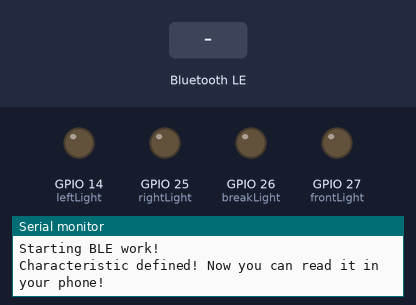
This sketch was run on a simulated ESP32. Shown: output pins drawn as LEDs (lit = HIGH), the last lines printed to the serial monitor. Dashed ring = blinking. The inputs (shaded band) are chosen by the test bench. Nothing arrives over Bluetooth unless stated; a phone connects over Bluetooth LE 3 s after start.

Above: at 1.2 s.
1.3 s: Bluetooth LE write "a" received
At 1.9 s:
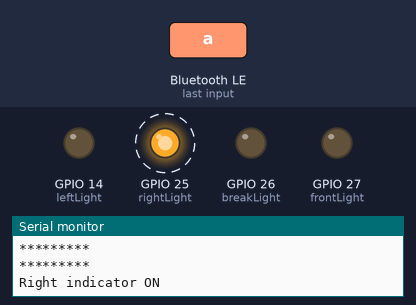
4.3 s: Bluetooth LE write "c" received
At 4.9 s:
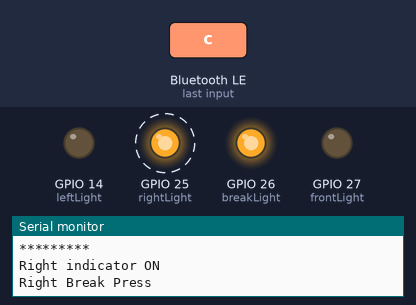
7.3 s: Bluetooth LE write "e" received
At 7.9 s:
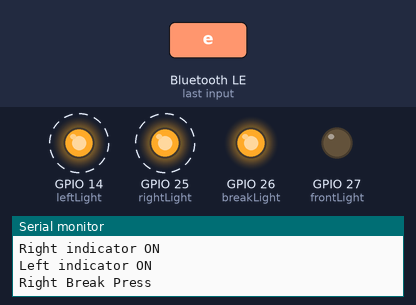
10.3 s: Bluetooth LE write "d" received
At 10.9 s:
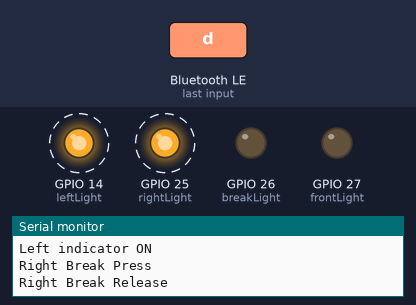
13.3 s: Bluetooth LE write "b" received
At 13.9 s:
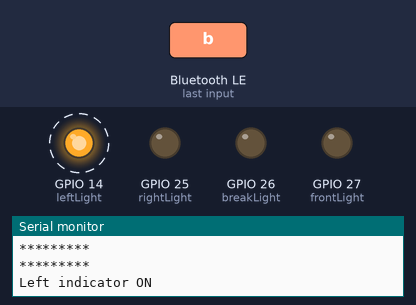
16.3 s: Bluetooth LE write "g" received
At 16.9 s:
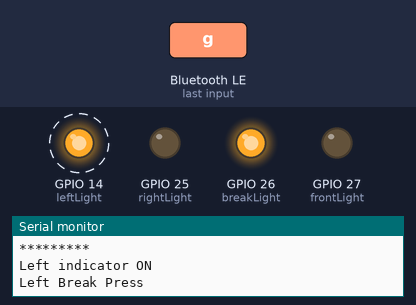
Timing chart, 0 to 20.3 s (numbered marks = the images above; inputs shaded):
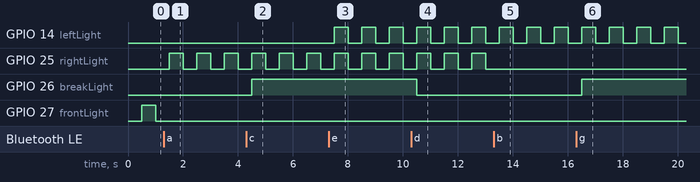

Measured:
- after the input at 1.3 s, GPIO 25 (rightLight): alternates HIGH for 0.50 s and LOW for 0.50 s, starting after 0.20 s; GPIO 27 (frontLight): stops changing and stays LOW
- after the input at 4.3 s, GPIO 26 (breakLight): LOW → HIGH after 0.20 s
- after the input at 7.3 s, GPIO 14 (leftLight): alternates HIGH for 0.50 s and LOW for 0.50 s, starting after 0.20 s
- after the input at 10.3 s, GPIO 26 (breakLight): HIGH → LOW after 0.21 s
- after the input at 13.3 s, GPIO 25 (rightLight): stops changing and stays LOW
- after the input at 16.3 s, GPIO 26 (breakLight): LOW → HIGH after 0.21 s

The sketch:

Main.ino
```cpp
 #include <BLEDevice.h>/////This library provides an implementation Bluetooth Low Energy support for the ESP32 using the Arduino platform.
//#include <BLEUtils.h>////This library provides GATT and Gap servies.
//#include <BLEServer.h>///For BLE Server


const int rightLight=25;
const int breakLight=26;
const int frontLight=27;
const int leftLight=14;


boolean rightBreakReleaseFlag;
boolean rightBreakPressFlag;
boolean rightLightFlag;


boolean leftBreakReleaseFlag;
boolean leftBreakPressFlag;
boolean leftLightFlag;


/////////-Universally unique identifier
#define SERVICE_UUID        "4fafc201-1fb5-459e-8fcc-c5c9c331914b"
#define CHARACTERISTIC_UUID "beb5483e-36e1-4688-b7f5-ea07361b26a8"
///////////////////////////
const int led=2;////-builtin LED


class MyCallbacks: public BLECharacteristicCallbacks {
    void onWrite(BLECharacteristic *pCharacteristic) {
      std::string value = pCharacteristic->getValue();

      if (value.length() > 0) {
        Serial.println("*********");
 //       Serial.print("New value: ");
        for (int i = 0; i < value.length(); i++)
{
//         Serial.print(value[i]);
        //////////////client1 is right
        if(value[i]=='a'){rightLightFlag=HIGH;}
        if(value[i]=='b'){rightLightFlag=LOW;}
        if(value[i]=='c'){rightBreakPressFlag=HIGH;}
        if(value[i]=='d'){rightBreakReleaseFlag=HIGH;}

        if(value[i]=='e'){leftLightFlag=HIGH;}
        if(value[i]=='f'){leftLightFlag=LOW;}
        if(value[i]=='g'){leftBreakPressFlag=HIGH;}
        if(value[i]=='h'){leftBreakReleaseFlag=HIGH;}

}       Serial.println();
        Serial.println("*********");
      }
    }
};

void setup() {
  Serial.begin(115200);
  Serial.println("Starting BLE work!");

pinMode(rightLight,OUTPUT);
pinMode(breakLight,OUTPUT);
pinMode(frontLight,OUTPUT);
pinMode(leftLight, OUTPUT);


///////////////////

  BLEDevice::init("Server");
  BLEServer *pServer = BLEDevice::createServer();
  BLEService *pService = pServer->createService(SERVICE_UUID);
  BLECharacteristic *pCharacteristic = pService->createCharacteristic(
                                         CHARACTERISTIC_UUID,
                                         BLECharacteristic::PROPERTY_READ |
                                         BLECharacteristic::PROPERTY_WRITE
                                       );

  pCharacteristic->setCallbacks(new MyCallbacks());
  pCharacteristic->setValue("Hello World says Neil");
  pService->start();
  // BLEAdvertising *pAdvertising = pServer->getAdvertising();  // this still is working for backward compatibility
  BLEAdvertising *pAdvertising = BLEDevice::getAdvertising();
  pAdvertising->addServiceUUID(SERVICE_UUID);
  pAdvertising->setScanResponse(true);
  pAdvertising->setMinPreferred(0x06);  // functions that help with iPhone connections issue
  pAdvertising->setMinPreferred(0x12);
  BLEDevice::startAdvertising();
  Serial.println("Characteristic defined! Now you can read it in your phone!");
}

void loop(){
 if(rightLightFlag==HIGH){Serial.println("Right indicator ON");digitalWrite(rightLight,!digitalRead(rightLight));digitalWrite(frontLight,LOW);}
 if(rightLightFlag==LOW){digitalWrite(rightLight,LOW);}


 if(leftLightFlag==HIGH){Serial.println("Left indicator ON");digitalWrite(leftLight,!digitalRead(leftLight));digitalWrite(frontLight,LOW);}
 if(leftLightFlag==LOW){digitalWrite(leftLight,LOW);}


 if(rightBreakPressFlag==HIGH) {Serial.println("Right Break Press");  digitalWrite(breakLight,HIGH);digitalWrite(frontLight,LOW);}
 if(leftBreakPressFlag==HIGH)  {Serial.println("Left Break Press");  digitalWrite(breakLight,HIGH);digitalWrite(frontLight,LOW);}

 if(rightBreakReleaseFlag==HIGH){Serial.println("Right Break Release");digitalWrite(breakLight,LOW);rightBreakReleaseFlag=LOW;rightBreakPressFlag=LOW;}
 if(leftBreakReleaseFlag==HIGH){Serial.println("Left Break Release");digitalWrite(breakLight,LOW);leftBreakReleaseFlag=LOW;leftBreakPressFlag=LOW;}


  delay(500);
  digitalWrite(frontLight,!digitalRead(frontLight));
}
```
